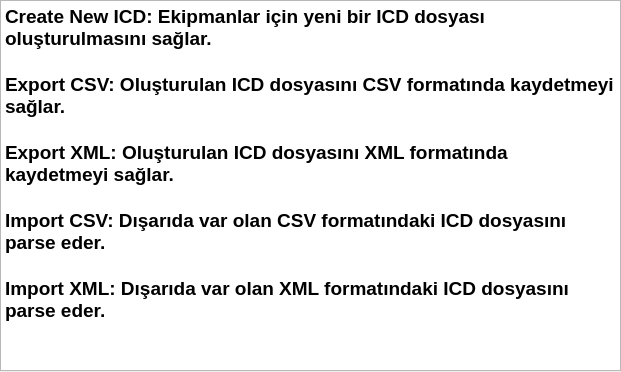
<?xml version="1.0" encoding="UTF-8"?>
<ui version="4.0">
 <class>QtGuiClass3</class>
 <widget class="QDialog" name="QtGuiClass3">
  <property name="geometry">
   <rect>
    <x>0</x>
    <y>0</y>
    <width>621</width>
    <height>372</height>
   </rect>
  </property>
  <property name="windowTitle">
   <string>QtGuiClass3</string>
  </property>
  <widget class="QPlainTextEdit" name="plainTextEdit">
   <property name="geometry">
    <rect>
     <x>0</x>
     <y>0</y>
     <width>621</width>
     <height>371</height>
    </rect>
   </property>
   <property name="font">
    <font>
     <family>Arial</family>
     <pointsize>14</pointsize>
     <weight>75</weight>
     <bold>true</bold>
    </font>
   </property>
   <property name="contextMenuPolicy">
    <enum>Qt::DefaultContextMenu</enum>
   </property>
   <property name="frameShape">
    <enum>QFrame::StyledPanel</enum>
   </property>
   <property name="horizontalScrollBarPolicy">
    <enum>Qt::ScrollBarAsNeeded</enum>
   </property>
   <property name="tabChangesFocus">
    <bool>false</bool>
   </property>
   <property name="readOnly">
    <bool>true</bool>
   </property>
   <property name="plainText">
    <string>Create New ICD: Ekipmanlar için yeni bir ICD dosyası oluşturulmasını sağlar.

Export CSV: Oluşturulan ICD dosyasını CSV formatında kaydetmeyi sağlar.

Export XML: Oluşturulan ICD dosyasını XML formatında kaydetmeyi sağlar.

Import CSV: Dışarıda var olan CSV formatındaki ICD dosyasını parse eder. 

Import XML: Dışarıda var olan XML formatındaki ICD dosyasını parse eder.</string>
   </property>
   <property name="backgroundVisible">
    <bool>false</bool>
   </property>
   <property name="centerOnScroll">
    <bool>false</bool>
   </property>
  </widget>
 </widget>
 <layoutdefault spacing="6" margin="11"/>
 <resources/>
 <connections/>
</ui>
